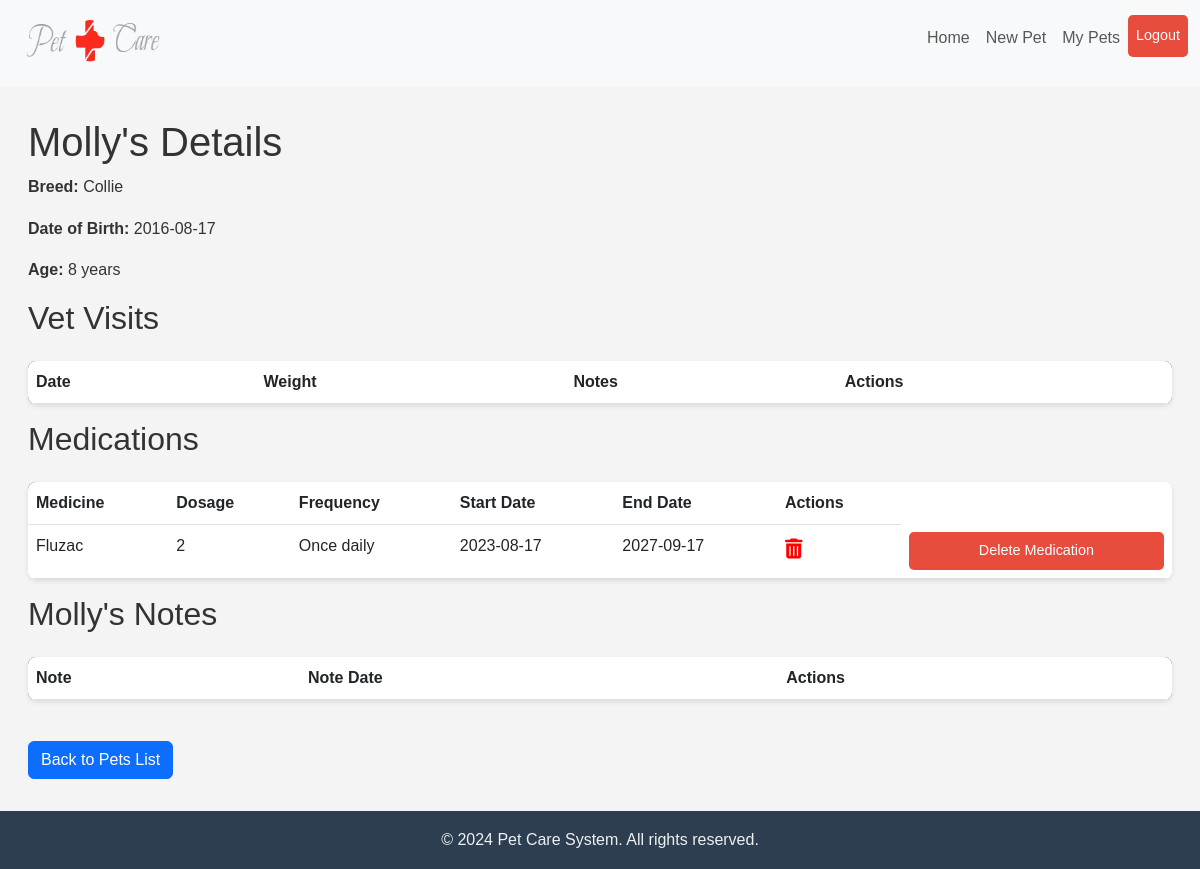
The page /pet/3 (signed in) on the database as committed earlier.
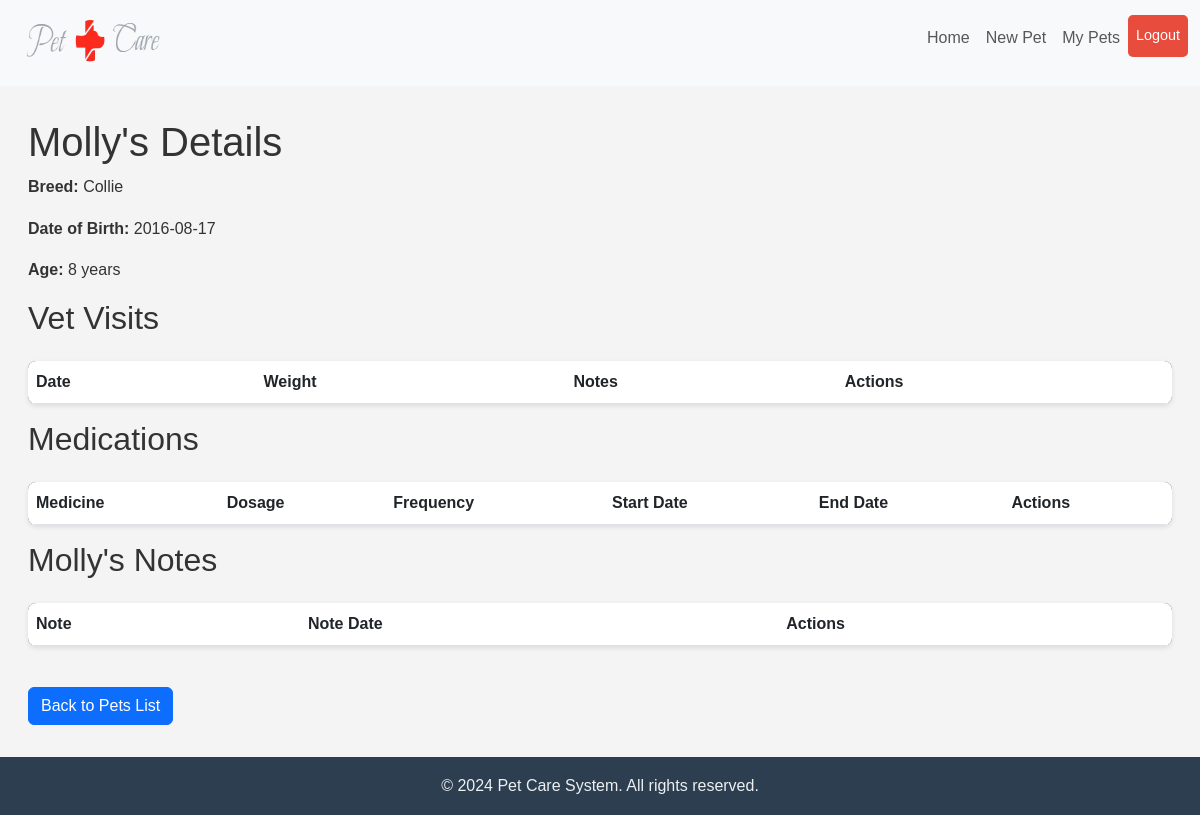
The same page on the database as committed later.
### app.py (models this page shows)
class Medicine(db.Model):
    __tablename__ = 'medicines'
    id = db.Column(db.Integer, primary_key=True, autoincrement=True)
    pet_id = db.Column(db.Integer, db.ForeignKey('pets.id'), nullable=False)
    medicine_name = db.Column(db.String(100), nullable=False)
    dosage = db.Column(db.String(50))
    frequency = db.Column(db.String(50))
    start_date = db.Column(db.Date, nullable=False)
    end_date = db.Column(db.Date)

### app.py (the view)
@app.route('/pet/<int:pet_id>')
@login_required
def pet_details(pet_id):
    pet = Pet.query.get_or_404(pet_id)
    vetvisit = VetVisit.query.filter_by(pet_id=pet_id).all()
    medicine = Medicine.query.filter_by(pet_id=pet_id).all()
    notes = PetNote.query.filter_by(pet_id=pet_id).all()
    return render_template('pet_details.html', pet=pet, vetvisit=vetvisit, medicine=medicine, notes=notes)

### app.py (called while the page is built)
@login_manager.user_loader
def load_user(user_id):
    return User.query.get(int(user_id))

    def calculate_age(self):
        today = datetime.today().date()
        age = today.year - self.birthdate.year - ((today.month, today.day) < (self.birthdate.month, self.birthdate.day))
        return age

### templates/pet_details.html (shortened to what the changed rows need)
<!DOCTYPE html>
<html lang="en">
<head>
    <link rel="stylesheet" href="https://cdnjs.cloudflare.com/ajax/libs/font-awesome/6.0.0-beta3/css/all.min.css">
    <link href="https://cdn.jsdelivr.net/npm/bootstrap@5.3.0/dist/css/bootstrap.min.css" rel="stylesheet">
    <link rel="stylesheet" href="{{ url_for('static', filename='pet_details.css') }}">
</head>
<body>
    <main>
        <div class="container">
            <h1 class="page-title">{{ pet.name }}'s Details</h1>
            <h2 class="section-title">Vet Visits</h2>
            <table class="table">
                <thead>
                    <tr>
                        <th>Date</th>
                        <th>Weight</th>
                        <th>Notes</th>
                        <th class="desktop-only">Actions</th>
                    </tr>
                </thead>
            </table>
                <h2 class="section-title">Medications</h2>
                <table class="table">
                    <thead>
                        <tr>
                            <th>Medicine</th>
                            <th>Dosage</th>
                            <th>Frequency</th>
                            <th>Start Date</th>
                            <th>End Date</th>
                            <th class="desktop-only">Actions</th>
                        </tr>
                    </thead>
                    <tbody>
                        {% for med in medicine %}
                            <tr>
                                <td data-label="Medicine">{{ med.medicine_name }}</td>
                                <td data-label="Dosage">{{ med.dosage }}</td>
                                <td data-label="Frequency">{{ med.frequency }}</td>
                                <td data-label="Start Date">{{ med.start_date.strftime('%Y-%m-%d') }}</td>
                                <td data-label="End Date">{{ med.end_date.strftime('%Y-%m-%d') }}</td>
                                <td class="desktop-only">
                                    <div class="actions">
                                        <a href="{{ url_for('delete_med', med_id=med.id, pet_id=pet.id) }}" onclick="return confirmDelete('{{pet.name}}');" class="btn-trash">
                                            <i class="fa-solid fa-trash-can"></i>
                                        </a>
                                    </div>
                                </td>
                                <td class="mobile-only">
                                    <a class="nav-link btn btn-danger text-white" href="{{ url_for('delete_med', med_id=med.id, pet_id=pet.id) }}" onclick="return confirmDelete('{{pet.name}}');">Delete Medication</a>
                                </td>
                            </tr>
                        {% endfor %}
                    </tbody>
                </table>
                <h2 class="section-title">{{ pet.name }}'s Notes</h2>
                <table class="table">
                    <thead>
                        <tr>
                            <th>Note</th>
                            <th>Note Date</th>
                            <th class="desktop-only">Actions</th>
                        </tr>
                    </thead>
                </table>
                <br>
        </div>
    </main>
</body>
</html>

Rows that differ between the two databases and show on the page:
no longer on this page (row edited): Medicine: medicine_name "Fluzac", dosage "2", frequency "Once daily", start_date "2023-08-17", end_date "2027-09-17"
